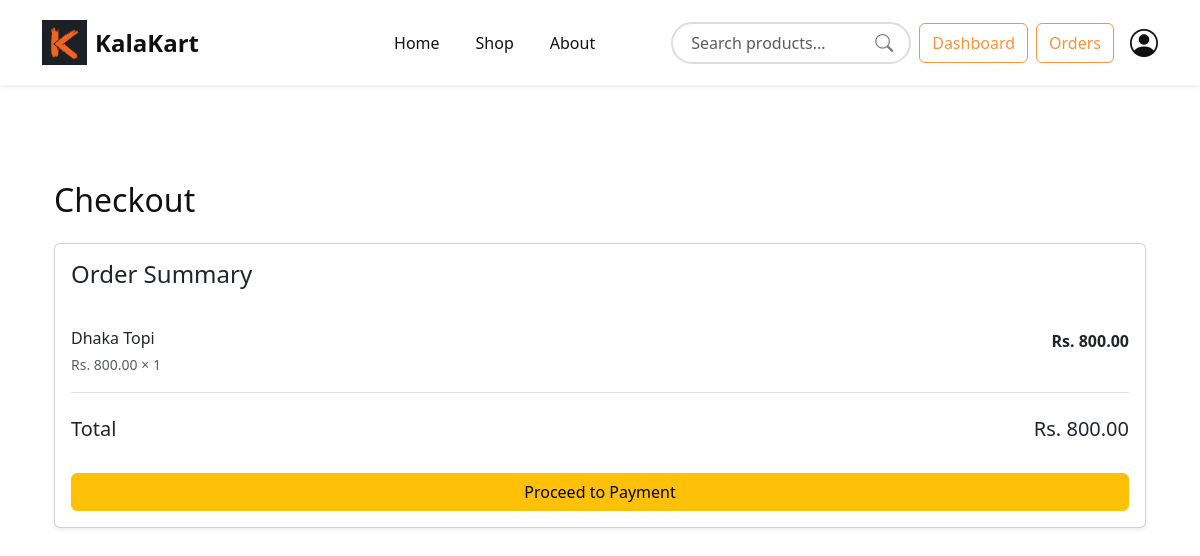
The app's page /orders/checkout/ (signed in) with its own data.
### cart/models.py (models this page shows, shortened)
class Cart(models.Model):
    user = models.ForeignKey(
        CustomUser,
        on_delete=models.CASCADE
    )
    product = models.ForeignKey(
        Product,
        on_delete=models.CASCADE
    )
    quantity = models.PositiveIntegerField(
        default=1
    )
    created_at = models.DateTimeField(
        auto_now_add=True
    )

### products/models.py (models this page shows, shortened)
class Product(models.Model):
    CATEGORY_CHOICES = (
        ('Painting', 'Painting'),
        ('Handicraft', 'Handicraft'),
        ('Jewelry', 'Jewelry'),
        ('Pottery', 'Pottery'),
        ('Wooden Art', 'Wooden Art'),
        ('Traditional Wear', 'Traditional Wear'),
    )
    seller = models.ForeignKey(
        CustomUser,
        on_delete=models.CASCADE
    )
    name = models.CharField(max_length=200)
    category = models.CharField(
        max_length=50,
        choices=CATEGORY_CHOICES
    )
    description = models.TextField()
    price = models.DecimalField(
        max_digits=10,
        decimal_places=2
    )
    stock = models.PositiveIntegerField()
    image = models.ImageField(
        upload_to='products/'
    )
    created_at = models.DateTimeField(auto_now_add=True)

### orders/views.py (the view)
@login_required
def CheckoutView(request):
    cart_items = Cart.objects.filter(
        user=request.user
    )
    if not cart_items.exists():
        messages.error(request, "Your cart is empty.")
        return redirect("cart")
    total = 0
    for item in cart_items:
        item.subtotal = item.product.price * item.quantity
        total += item.subtotal
    if request.method == "POST":
        return redirect("payment")
    context = {
        "cart_items": cart_items,
        "total": total,
    }
    return render(
        request,
        "orders/checkout.html",
        context
    )

### base_app/context_processors.py (called while the page is built)
def cart_count(request):
    if request.user.is_authenticated:
        items = Cart.objects.filter(user=request.user)
        count = sum(item.quantity for item in items)
    else:
        count = 0
    return {
        "cart_count": count
    }

### Template/orders/checkout.html (shortened to what this page needs)
{% extends 'base.html' %}
{% block content %}
<section class="container py-5">
    <h2 class="mb-4">
        Checkout
    </h2>
    {% if cart_items %}
    <div class="card shadow-sm">
        <div class="card-body">
            <h4 class="mb-4">
                Order Summary
            </h4>
            {% for item in cart_items %}
            <div class="d-flex justify-content-between border-bottom py-3">
                <div>
                    <h6 class="mb-1">
                        {{ item.product.name }}
                    </h6>
                    <small class="text-muted">
                        Rs. {{ item.product.price }} × {{ item.quantity }}
                    </small>
                </div>
                <div>
                    <strong>
                        Rs. {{ item.subtotal }}
                    </strong>
                </div>
            </div>
            {% endfor %}
            <div class="d-flex justify-content-between mt-4">
                <h5>
                    Total
                </h5>
                <h5>
                    Rs. {{ total }}
                </h5>
            </div>
            <form method="POST" class="mt-4">
                <button
                    type="submit"
                    class="btn btn-warning w-100"
                >
                    Proceed to Payment
                </button>
            </form>
        </div>
    </div>
    {% endif %}
</section>
{% endblock %}

### Static/css/style.css (style rules this page uses)
:root { --bg-color: #ffffff; --navbar-color: #ffffff; --text-color: #111111; --main-color: #fb923c; }
body { background-color: var(--bg-color); color: var(--text-color); transition: 0.3s; }

### records on screen
Cart: product.name "Dhaka Topi", product.price "800.00", quantity "1", subtotal "800.00"

### other values on screen
{{ total }} "800.00"
